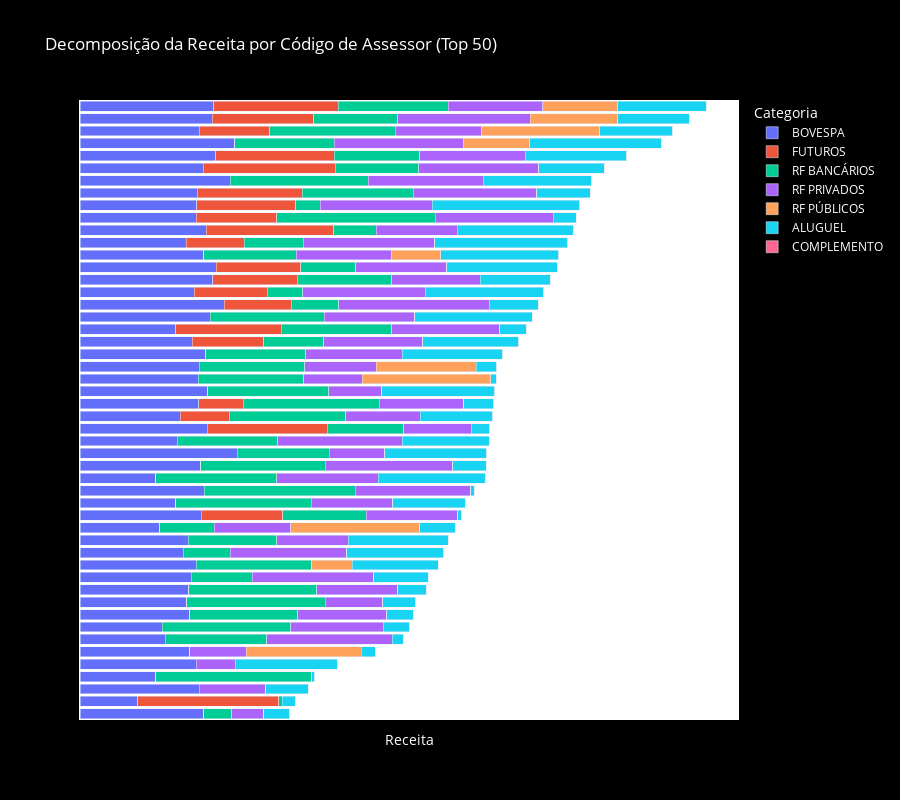

Here is the notebook cell this chart was saved with:
### Code cell
# Criar visualização da decomposição da receita com escala logarítmica
df_plot = df.copy()
df_plot = df_plot.sort_values(by="receita_bruta_total", ascending=False).head(
    50
)
df_plot["codigo_assessor"] = df_plot["codigo_assessor"].astype(str)

# Selecionar apenas colunas de receita relevantes, excluindo receita_liquida_total
receita_columns = [
    "receita_bovespa_total",
    "receita_futuros_total",
    "receita_rf_bancarios_total",
    "receita_rf_privados_total",
    "receita_rf_publicos_total",
    "receita_aluguel_total",
    "receita_complemento_total",
]

# Criar DataFrame no formato longo para plotly
df_long = df_plot.melt(
    id_vars=["codigo_assessor"],
    value_vars=receita_columns,
    var_name="Categoria",
    value_name="Valor",
)

# Aplicar transformação logarítmica para melhor visualização de valores pequenos
# Adicionar 1 para evitar log(0)
df_long["Valor_Log"] = df_long["Valor"].apply(
    lambda x: np.log10(x + 1) if x > 0 else 0
)

# Criar coluna mascarada com valores originais
df_long["Valor_Masked"] = df_long["Valor"].apply(mask_value)

# Mapear nomes mais amigáveis
category_names = {
    "receita_bovespa_total": "BOVESPA",
    "receita_futuros_total": "FUTUROS",
    "receita_rf_bancarios_total": "RF BANCÁRIOS",
    "receita_rf_privados_total": "RF PRIVADOS",
    "receita_rf_publicos_total": "RF PÚBLICOS",
    "receita_aluguel_total": "ALUGUEL",
    "receita_complemento_total": "COMPLEMENTO",
}
df_long["Categoria"] = df_long["Categoria"].map(category_names)

# Criar gráfico de barras empilhadas horizontal com escala logarítmica
fig = px.bar(
    df_long,
    x="Valor_Log",  # Usar valor logarítmico para visualização
    y="codigo_assessor",
    color="Categoria",
    title="Decomposição da Receita por Código de Assessor (Top 50)",
    labels={
        "codigo_assessor": "Código do Assessor",
        "Valor_Log": "Receita",
    },
    custom_data=["Valor_Masked", "Categoria"],
    orientation="h",
)

# Atualizar layout para melhor visualização
fig.update_traces(
    hovertemplate="<b>Assessor:</b> %{y}<br>"
    + "<b>Categoria:</b> %{customdata[1]}<br>"
    + "<b>Valor:</b> %{customdata[0]}<br>"
    + "<extra></extra>"
)
fig.update_layout(
    xaxis_title="Receita",
    xaxis=dict(showticklabels=False),  # Esconder valores no eixo X
    yaxis=dict(categoryorder="total ascending", showticklabels=False),
    yaxis_title="",
    height=800,
    barmode="stack",
    showlegend=True,
    plot_bgcolor="white",
    paper_bgcolor="black",
    title_font_color="white",
    legend=dict(
        title="Categoria",
        orientation="v",
        yanchor="top",
        y=1,
        xanchor="left",
        x=1.02,
        font=dict(color="white"),
    ),
)

fig.update_xaxes(title_font=dict(color="white"))

fig.show()

### Figure 1 — Plotly figure (JSON) as saved in the notebook; plotly's stock layout.template omitted (floating-point values rounded to 4 significant figures)
{"data": [{"customdata": [["58**.**", "BOVESPA"], ["66*.**", "BOVESPA"], ["44**.**", "BOVESPA"], ["32**.**", "BOVESPA"], ["66**.**", "BOVESPA"], ["10**.**", "BOVESPA"], ["68.**", "BOVESPA"], ["70*.**", "BOVESPA"], ["16**.**", "BOVESPA"], ["18**.**", "BOVESPA"], ["38*.**", "BOVESPA"], ["98*.**", "BOVESPA"], ["20**.**", "BOVESPA"], ["11**.**", "BOVESPA"], ["85*.**", "BOVESPA"], ["76*.**", "BOVESPA"], ["14**.**", "BOVESPA"], ["79*.**", "BOVESPA"], ["20**.**", "BOVESPA"], ["39*.**", "BOVESPA"], ["12**.**", "BOVESPA"], ["24.**", "BOVESPA"], ["70*.**", "BOVESPA"], ["75*.**", "BOVESPA"], ["60*.**", "BOVESPA"], ["21*.**", "BOVESPA"], ["12**.**", "BOVESPA"], ["16**.**", "BOVESPA"], ["10**.**", "BOVESPA"], ["11**.**", "BOVESPA"], ["43*.**", "BOVESPA"], ["23*.**", "BOVESPA"], ["68.**", "BOVESPA"], ["98.**", "BOVESPA"], ["86.**", "BOVESPA"], ["11*.**", "BOVESPA"], ["21*.**", "BOVESPA"], ["79*.**", "BOVESPA"], ["67*.**", "BOVESPA"], ["50*.**", "BOVESPA"], ["88*.**", "BOVESPA"], ["32*.**", "BOVESPA"], ["46*.**", "BOVESPA"], ["53*.**", "BOVESPA"], ["27*.**", "BOVESPA"], ["46*.**", "BOVESPA"], ["10**.**", "BOVESPA"], ["68*.**", "BOVESPA"], ["43*.**", "BOVESPA"], ["78*.**", "BOVESPA"]], "hovertemplate": "<b>Assessor:</b> %{y}<br><b>Categoria:</b> %{customdata[1]}<br><b>Valor:</b> %{customdata[0]}<br><extra></extra>", "legendgroup": "BOVESPA", "marker": {"color": "#636efa", "pattern": {"shape": ""}}, "name": "BOVESPA", "orientation": "h", "showlegend": true, "textposition": "auto", "type": "bar", "x": [3.765, 2.826, 3.652, 3.51, 3.824, 3.026, 1.842, 2.847, 3.22, 3.259, 2.59, 2.994, 3.303, 3.076, 2.935, 2.887, 3.169, 2.9, 3.316, 2.594, 3.113, 1.407, 2.848, 2.876, 2.785, 2.33, 3.097, 3.228, 3.006, 3.06, 2.643, 2.371, 1.843, 2.0, 1.944, 2.069, 2.326, 2.898, 2.831, 2.706, 2.949, 2.51, 2.671, 2.729, 2.446, 2.673, 3.011, 2.835, 2.64, 2.896], "xaxis": "x", "y": ["9", "117", "2", "6", "91", "83", "77", "103", "45", "32", "98", "16", "12", "24", "22", "50", "104", "71", "33", "23", "95", "20", "64", "101", "8", "79", "113", "15", "52", "92", "119", "49", "1", "61", "39", "94", "56", "62", "105", "96", "63", "13", "66", "19", "82", "30", "53", "5", "0", "102"], "yaxis": "y"}, {"customdata": [[0, "FUTUROS"], ["90.**", "FUTUROS"], [0, "FUTUROS"], ["42.**", "FUTUROS"], [0, "FUTUROS"], [0, "FUTUROS"], [0, "FUTUROS"], ["24*.**", "FUTUROS"], ["29*.**", "FUTUROS"], ["10**.**", "FUTUROS"], ["24.**", "FUTUROS"], ["16**.**", "FUTUROS"], ["75*.**", "FUTUROS"], ["12**.**", "FUTUROS"], [0, "FUTUROS"], ["11.**", "FUTUROS"], [0, "FUTUROS"], ["50.**", "FUTUROS"], ["11*.**", "FUTUROS"], [0, "FUTUROS"], [0, "FUTUROS"], ["26**.**", "FUTUROS"], ["35*.**", "FUTUROS"], [0, "FUTUROS"], ["57.**", "FUTUROS"], [0, "FUTUROS"], ["82*.**", "FUTUROS"], ["11*.**", "FUTUROS"], [0, "FUTUROS"], [0, "FUTUROS"], [0, "FUTUROS"], [0, "FUTUROS"], [0, "FUTUROS"], [0, "FUTUROS"], [0, "FUTUROS"], [0, "FUTUROS"], ["36*.**", "FUTUROS"], [0, "FUTUROS"], [0, "FUTUROS"], [0, "FUTUROS"], ["95.**", "FUTUROS"], [0, "FUTUROS"], [0, "FUTUROS"], ["54.**", "FUTUROS"], ["14.**", "FUTUROS"], [0, "FUTUROS"], [0, "FUTUROS"], [0, "FUTUROS"], [0, "FUTUROS"], [0, "FUTUROS"]], "hovertemplate": "<b>Assessor:</b> %{y}<br><b>Categoria:</b> %{customdata[1]}<br><b>Valor:</b> %{customdata[0]}<br><extra></extra>", "legendgroup": "FUTUROS", "marker": {"color": "#EF553B", "pattern": {"shape": ""}}, "name": "FUTUROS", "orientation": "h", "showlegend": true, "textposition": "auto", "type": "bar", "x": [0.0, 1.962, 0.0, 1.636, 0.0, 0.0, 0.0, 2.399, 2.471, 3.024, 1.402, 3.212, 2.879, 3.104, 0.0, 1.081, 0.0, 1.713, 2.06, 0.0, 0.0, 3.429, 2.557, 0.0, 1.766, 0.0, 2.919, 2.055, 0.0, 0.0, 0.0, 0.0, 0.0, 0.0, 0.0, 0.0, 2.567, 0.0, 0.0, 0.0, 1.983, 0.0, 0.0, 1.745, 1.191, 0.0, 0.0, 0.0, 0.0, 0.0], "xaxis": "x", "y": ["9", "117", "2", "6", "91", "83", "77", "103", "45", "32", "98", "16", "12", "24", "22", "50", "104", "71", "33", "23", "95", "20", "64", "101", "8", "79", "113", "15", "52", "92", "119", "49", "1", "61", "39", "94", "56", "62", "105", "96", "63", "13", "66", "19", "82", "30", "53", "5", "0", "102"], "yaxis": "y"}, {"customdata": [["26*.**", "RF BANCÁRIOS"], ["72**.**", "RF BANCÁRIOS"], ["22**.**", "RF BANCÁRIOS"], ["13.**", "RF BANCÁRIOS"], ["17*.**", "RF BANCÁRIOS"], ["47**.**", "RF BANCÁRIOS"], ["63**.**", "RF BANCÁRIOS"], ["3.**", "RF BANCÁRIOS"], ["11*.**", "RF BANCÁRIOS"], ["47*.**", "RF BANCÁRIOS"], ["27.**", "RF BANCÁRIOS"], ["10*.**", "RF BANCÁRIOS"], ["11*.**", "RF BANCÁRIOS"], ["9.**", "RF BANCÁRIOS"], ["10**.**", "RF BANCÁRIOS"], ["20**.**", "RF BANCÁRIOS"], ["59*.**", "RF BANCÁRIOS"], ["11**.**", "RF BANCÁRIOS"], ["20.**", "RF BANCÁRIOS"], ["23**.**", "RF BANCÁRIOS"], ["87*.**", "RF BANCÁRIOS"], ["0.**", "RF BANCÁRIOS"], ["50*.**", "RF BANCÁRIOS"], ["37*.**", "RF BANCÁRIOS"], ["6.**", "RF BANCÁRIOS"], ["19**.**", "RF BANCÁRIOS"], ["72.**", "RF BANCÁRIOS"], ["20*.**", "RF BANCÁRIOS"], ["17*.**", "RF BANCÁRIOS"], ["26*.**", "RF BANCÁRIOS"], ["13**.**", "RF BANCÁRIOS"], ["27*.**", "RF BANCÁRIOS"], ["87*.**", "RF BANCÁRIOS"], ["13**.**", "RF BANCÁRIOS"], ["19.**", "RF BANCÁRIOS"], ["29*.**", "RF BANCÁRIOS"], ["48*.**", "RF BANCÁRIOS"], ["37*.**", "RF BANCÁRIOS"], ["64*.**", "RF BANCÁRIOS"], ["29.**", "RF BANCÁRIOS"], ["10*.**", "RF BANCÁRIOS"], ["13.**", "RF BANCÁRIOS"], [0, "RF BANCÁRIOS"], ["27.**", "RF BANCÁRIOS"], ["66*.**", "RF BANCÁRIOS"], ["42*.**", "RF BANCÁRIOS"], ["3.**", "RF BANCÁRIOS"], ["0.**", "RF BANCÁRIOS"], ["13*.**", "RF BANCÁRIOS"], ["0.**", "RF BANCÁRIOS"]], "hovertemplate": "<b>Assessor:</b> %{y}<br><b>Categoria:</b> %{customdata[1]}<br><b>Valor:</b> %{customdata[0]}<br><extra></extra>", "legendgroup": "RF BANCÁRIOS", "marker": {"color": "#00cc96", "pattern": {"shape": ""}}, "name": "RF BANCÁRIOS", "orientation": "h", "showlegend": true, "textposition": "auto", "type": "bar", "x": [2.418, 3.86, 3.361, 1.157, 2.245, 3.677, 3.802, 0.6028, 2.048, 2.678, 1.448, 2.039, 2.082, 1.029, 3.04, 3.312, 2.772, 3.054, 1.34, 3.377, 2.941, 0.08579, 2.705, 2.572, 0.8726, 3.301, 1.865, 2.309, 2.255, 2.43, 3.122, 2.44, 2.942, 3.132, 1.319, 2.477, 2.691, 2.575, 2.809, 1.49, 2.038, 1.15, 0.0, 1.458, 2.826, 2.632, 0.6827, 7.092e-06, 2.145, 0.0003111], "xaxis": "x", "y": ["9", "117", "2", "6", "91", "83", "77", "103", "45", "32", "98", "16", "12", "24", "22", "50", "104", "71", "33", "23", "95", "20", "64", "101", "8", "79", "113", "15", "52", "92", "119", "49", "1", "61", "39", "94", "56", "62", "105", "96", "63", "13", "66", "19", "82", "30", "53", "5", "0", "102"], "yaxis": "y"}, {"customdata": [["13**.**", "RF PRIVADOS"], ["73*.**", "RF PRIVADOS"], ["63*.**", "RF PRIVADOS"], ["45**.**", "RF PRIVADOS"], ["21.**", "RF PRIVADOS"], ["63*.**", "RF PRIVADOS"], [0, "RF PRIVADOS"], ["53*.**", "RF PRIVADOS"], ["16**.**", "RF PRIVADOS"], ["19*.**", "RF PRIVADOS"], ["15**.**", "RF PRIVADOS"], ["83*.**", "RF PRIVADOS"], ["36*.**", "RF PRIVADOS"], ["91.**", "RF PRIVADOS"], ["12**.**", "RF PRIVADOS"], ["11*.**", "RF PRIVADOS"], ["15*.**", "RF PRIVADOS"], ["12*.**", "RF PRIVADOS"], ["15*.**", "RF PRIVADOS"], ["23.**", "RF PRIVADOS"], ["18.**", "RF PRIVADOS"], [0, "RF PRIVADOS"], ["10**.**", "RF PRIVADOS"], ["25.**", "RF PRIVADOS"], ["94*.**", "RF PRIVADOS"], ["94.**", "RF PRIVADOS"], ["42.**", "RF PRIVADOS"], ["13*.**", "RF PRIVADOS"], ["21*.**", "RF PRIVADOS"], ["22*.**", "RF PRIVADOS"], ["92.**", "RF PRIVADOS"], ["10**.**", "RF PRIVADOS"], ["29*.**", "RF PRIVADOS"], ["17*.**", "RF PRIVADOS"], ["71.**", "RF PRIVADOS"], ["11**.**", "RF PRIVADOS"], ["42*.**", "RF PRIVADOS"], ["53.**", "RF PRIVADOS"], [0, "RF PRIVADOS"], ["88*.**", "RF PRIVADOS"], ["16*.**", "RF PRIVADOS"], ["68*.**", "RF PRIVADOS"], ["22.**", "RF PRIVADOS"], ["25*.**", "RF PRIVADOS"], ["64.**", "RF PRIVADOS"], ["14*.**", "RF PRIVADOS"], ["4.**", "RF PRIVADOS"], ["7.**", "RF PRIVADOS"], ["54.**", "RF PRIVADOS"], ["40.**", "RF PRIVADOS"]], "hovertemplate": "<b>Assessor:</b> %{y}<br><b>Categoria:</b> %{customdata[1]}<br><b>Valor:</b> %{customdata[0]}<br><extra></extra>", "legendgroup": "RF PRIVADOS", "marker": {"color": "#ab63fa", "pattern": {"shape": ""}}, "name": "RF PRIVADOS", "orientation": "h", "showlegend": true, "textposition": "auto", "type": "bar", "x": [3.142, 2.865, 2.805, 3.654, 1.353, 2.806, 0.0, 2.726, 3.218, 2.295, 3.19, 2.921, 2.568, 1.967, 3.1, 2.054, 2.204, 2.093, 2.205, 1.394, 1.29, 0.0, 3.005, 1.425, 2.977, 1.981, 1.638, 2.143, 2.326, 2.35, 1.97, 3.037, 2.472, 2.251, 1.862, 3.049, 2.63, 1.737, 0.0, 2.948, 2.226, 2.834, 1.374, 2.415, 1.813, 2.158, 0.7746, 0.9385, 1.743, 1.623], "xaxis": "x", "y": ["9", "117", "2", "6", "91", "83", "77", "103", "45", "32", "98", "16", "12", "24", "22", "50", "104", "71", "33", "23", "95", "20", "64", "101", "8", "79", "113", "15", "52", "92", "119", "49", "1", "61", "39", "94", "56", "62", "105", "96", "63", "13", "66", "19", "82", "30", "53", "5", "0", "102"], "yaxis": "y"}, {"customdata": [["40.**", "RF PÚBLICOS"], [0, "RF PÚBLICOS"], [0, "RF PÚBLICOS"], [0, "RF PÚBLICOS"], [0, "RF PÚBLICOS"], [0, "RF PÚBLICOS"], [0, "RF PÚBLICOS"], [0, "RF PÚBLICOS"], ["13*.**", "RF PÚBLICOS"], ["66.**", "RF PÚBLICOS"], [0, "RF PÚBLICOS"], [0, "RF PÚBLICOS"], [0, "RF PÚBLICOS"], [0, "RF PÚBLICOS"], [0, "RF PÚBLICOS"], [0, "RF PÚBLICOS"], [0, "RF PÚBLICOS"], ["78*.**", "RF PÚBLICOS"], [0, "RF PÚBLICOS"], [0, "RF PÚBLICOS"], [0, "RF PÚBLICOS"], [0, "RF PÚBLICOS"], [0, "RF PÚBLICOS"], ["13**.**", "RF PÚBLICOS"], [0, "RF PÚBLICOS"], [0, "RF PÚBLICOS"], [0, "RF PÚBLICOS"], [0, "RF PÚBLICOS"], ["14.**", "RF PÚBLICOS"], [0, "RF PÚBLICOS"], [0, "RF PÚBLICOS"], [0, "RF PÚBLICOS"], [0, "RF PÚBLICOS"], [0, "RF PÚBLICOS"], ["14**.**", "RF PÚBLICOS"], [0, "RF PÚBLICOS"], [0, "RF PÚBLICOS"], ["26*.**", "RF PÚBLICOS"], ["8.**", "RF PÚBLICOS"], [0, "RF PÚBLICOS"], [0, "RF PÚBLICOS"], [0, "RF PÚBLICOS"], ["62*.**", "RF PÚBLICOS"], [0, "RF PÚBLICOS"], [0, "RF PÚBLICOS"], [0, "RF PÚBLICOS"], [0, "RF PÚBLICOS"], [0, "RF PÚBLICOS"], [0, "RF PÚBLICOS"], [0, "RF PÚBLICOS"]], "hovertemplate": "<b>Assessor:</b> %{y}<br><b>Categoria:</b> %{customdata[1]}<br><b>Valor:</b> %{customdata[0]}<br><extra></extra>", "legendgroup": "RF PÚBLICOS", "marker": {"color": "#FFA15A", "pattern": {"shape": ""}}, "name": "RF PÚBLICOS", "orientation": "h", "showlegend": true, "textposition": "auto", "type": "bar", "x": [1.623, 0.0, 0.0, 0.0, 0.0, 0.0, 0.0, 0.0, 2.135, 1.83, 0.0, 0.0, 0.0, 0.0, 0.0, 0.0, 0.0, 2.894, 0.0, 0.0, 0.0, 0.0, 0.0, 3.128, 0.0, 0.0, 0.0, 0.0, 1.192, 0.0, 0.0, 0.0, 0.0, 0.0, 3.149, 0.0, 0.0, 2.429, 0.9898, 0.0, 0.0, 0.0, 2.793, 0.0, 0.0, 0.0, 0.0, 0.0, 0.0, 0.0], "xaxis": "x", "y": ["9", "117", "2", "6", "91", "83", "77", "103", "45", "32", "98", "16", "12", "24", "22", "50", "104", "71", "33", "23", "95", "20", "64", "101", "8", "79", "113", "15", "52", "92", "119", "49", "1", "61", "39", "94", "56", "62", "105", "96", "63", "13", "66", "19", "82", "30", "53", "5", "0", "102"], "yaxis": "y"}, {"customdata": [["15**.**", "ALUGUEL"], ["2.**", "ALUGUEL"], ["43*.**", "ALUGUEL"], ["14.**", "ALUGUEL"], ["29*.**", "ALUGUEL"], ["0.**", "ALUGUEL"], ["0.**", "ALUGUEL"], ["38**.**", "ALUGUEL"], ["53.**", "ALUGUEL"], ["14*.**", "ALUGUEL"], ["17**.**", "ALUGUEL"], ["37.**", "ALUGUEL"], ["30*.**", "ALUGUEL"], ["66*.**", "ALUGUEL"], ["5.**", "ALUGUEL"], ["4.**", "ALUGUEL"], ["72*.**", "ALUGUEL"], ["57.**", "ALUGUEL"], ["49*.**", "ALUGUEL"], ["5.**", "ALUGUEL"], ["56*.**", "ALUGUEL"], ["1.**", "ALUGUEL"], ["19.**", "ALUGUEL"], ["0.**", "ALUGUEL"], ["76*.**", "ALUGUEL"], ["57.**", "ALUGUEL"], ["1.**", "ALUGUEL"], ["50.**", "ALUGUEL"], ["73*.**", "ALUGUEL"], ["28*.**", "ALUGUEL"], ["3.**", "ALUGUEL"], ["12*.**", "ALUGUEL"], ["40*.**", "ALUGUEL"], ["3.**", "ALUGUEL"], ["6.**", "ALUGUEL"], ["0.**", "ALUGUEL"], ["3.**", "ALUGUEL"], ["2.**", "ALUGUEL"], ["12*.**", "ALUGUEL"], ["20.**", "ALUGUEL"], ["0.**", "ALUGUEL"], ["22*.**", "ALUGUEL"], ["1.**", "ALUGUEL"], ["21*.**", "ALUGUEL"], ["57.**", "ALUGUEL"], ["3.**", "ALUGUEL"], ["3.**", "ALUGUEL"], ["30*.**", "ALUGUEL"], ["27*.**", "ALUGUEL"], ["9.**", "ALUGUEL"]], "hovertemplate": "<b>Assessor:</b> %{y}<br><b>Categoria:</b> %{customdata[1]}<br><b>Valor:</b> %{customdata[0]}<br><extra></extra>", "legendgroup": "ALUGUEL", "marker": {"color": "#19d3f3", "pattern": {"shape": ""}}, "name": "ALUGUEL", "orientation": "h", "showlegend": true, "textposition": "auto", "type": "bar", "x": [3.198, 0.5611, 2.636, 1.201, 2.474, 0.08991, 0.06819, 3.583, 1.737, 2.15, 3.246, 1.589, 2.48, 2.824, 0.8149, 0.7332, 2.86, 1.766, 2.693, 0.8102, 2.75, 0.3139, 1.302, 0.1239, 2.882, 1.769, 0.4564, 1.712, 2.869, 2.451, 0.6893, 2.109, 2.609, 0.6444, 0.8645, 0.2718, 0.6425, 0.4969, 2.093, 1.332, 0.09342, 2.361, 0.3444, 2.327, 1.77, 0.6435, 0.6405, 2.488, 2.439, 1.035], "xaxis": "x", "y": ["9", "117", "2", "6", "91", "83", "77", "103", "45", "32", "98", "16", "12", "24", "22", "50", "104", "71", "33", "23", "95", "20", "64", "101", "8", "79", "113", "15", "52", "92", "119", "49", "1", "61", "39", "94", "56", "62", "105", "96", "63", "13", "66", "19", "82", "30", "53", "5", "0", "102"], "yaxis": "y"}, {"customdata": [[0, "COMPLEMENTO"], [0, "COMPLEMENTO"], [0, "COMPLEMENTO"], [0, "COMPLEMENTO"], [0, "COMPLEMENTO"], [0, "COMPLEMENTO"], [0, "COMPLEMENTO"], [0, "COMPLEMENTO"], [0, "COMPLEMENTO"], [0, "COMPLEMENTO"], [0, "COMPLEMENTO"], [0, "COMPLEMENTO"], [0, "COMPLEMENTO"], [0, "COMPLEMENTO"], [0, "COMPLEMENTO"], [0, "COMPLEMENTO"], [0, "COMPLEMENTO"], [0, "COMPLEMENTO"], [0, "COMPLEMENTO"], [0, "COMPLEMENTO"], [0, "COMPLEMENTO"], [0, "COMPLEMENTO"], [0, "COMPLEMENTO"], [0, "COMPLEMENTO"], [0, "COMPLEMENTO"], [0, "COMPLEMENTO"], [0, "COMPLEMENTO"], [0, "COMPLEMENTO"], [0, "COMPLEMENTO"], [0, "COMPLEMENTO"], [0, "COMPLEMENTO"], [0, "COMPLEMENTO"], [0, "COMPLEMENTO"], [0, "COMPLEMENTO"], [0, "COMPLEMENTO"], [0, "COMPLEMENTO"], [0, "COMPLEMENTO"], [0, "COMPLEMENTO"], [0, "COMPLEMENTO"], [0, "COMPLEMENTO"], [0, "COMPLEMENTO"], [0, "COMPLEMENTO"], [0, "COMPLEMENTO"], [0, "COMPLEMENTO"], [0, "COMPLEMENTO"], [0, "COMPLEMENTO"], [0, "COMPLEMENTO"], [0, "COMPLEMENTO"], [0, "COMPLEMENTO"], [0, "COMPLEMENTO"]], "hovertemplate": "<b>Assessor:</b> %{y}<br><b>Categoria:</b> %{customdata[1]}<br><b>Valor:</b> %{customdata[0]}<br><extra></extra>", "legendgroup": "COMPLEMENTO", "marker": {"color": "#FF6692", "pattern": {"shape": ""}}, "name": "COMPLEMENTO", "orientation": "h", "showlegend": true, "textposition": "auto", "type": "bar", "x": [0.0, 0.0, 0.0, 0.0, 0.0, 0.0, 0.0, 0.0, 0.0, 0.0, 0.0, 0.0, 0.0, 0.0, 0.0, 0.0, 0.0, 0.0, 0.0, 0.0, 0.0, 0.0, 0.0, 0.0, 0.0, 0.0, 0.0, 0.0, 0.0, 0.0, 0.0, 0.0, 0.0, 0.0, 0.0, 0.0, 0.0, 0.0, 0.0, 0.0, 0.0, 0.0, 0.0, 0.0, 0.0, 0.0, 0.0, 0.0, 0.0, 0.0], "xaxis": "x", "y": ["9", "117", "2", "6", "91", "83", "77", "103", "45", "32", "98", "16", "12", "24", "22", "50", "104", "71", "33", "23", "95", "20", "64", "101", "8", "79", "113", "15", "52", "92", "119", "49", "1", "61", "39", "94", "56", "62", "105", "96", "63", "13", "66", "19", "82", "30", "53", "5", "0", "102"], "yaxis": "y"}], "layout": {"barmode": "stack", "height": 800, "legend": {"font": {"color": "white"}, "orientation": "v", "title": {"text": "Categoria"}, "tracegroupgap": 0, "x": 1.02, "xanchor": "left", "y": 1, "yanchor": "top"}, "paper_bgcolor": "black", "plot_bgcolor": "white", "showlegend": true, "title": {"font": {"color": "white"}, "text": "Decomposição da Receita por Código de Assessor (Top 50)"}, "xaxis": {"anchor": "y", "domain": [0, 1], "showticklabels": false, "title": {"font": {"color": "white"}, "text": "Receita"}}, "yaxis": {"anchor": "x", "categoryorder": "total ascending", "domain": [0, 1], "showticklabels": false, "title": {"text": ""}}}}
